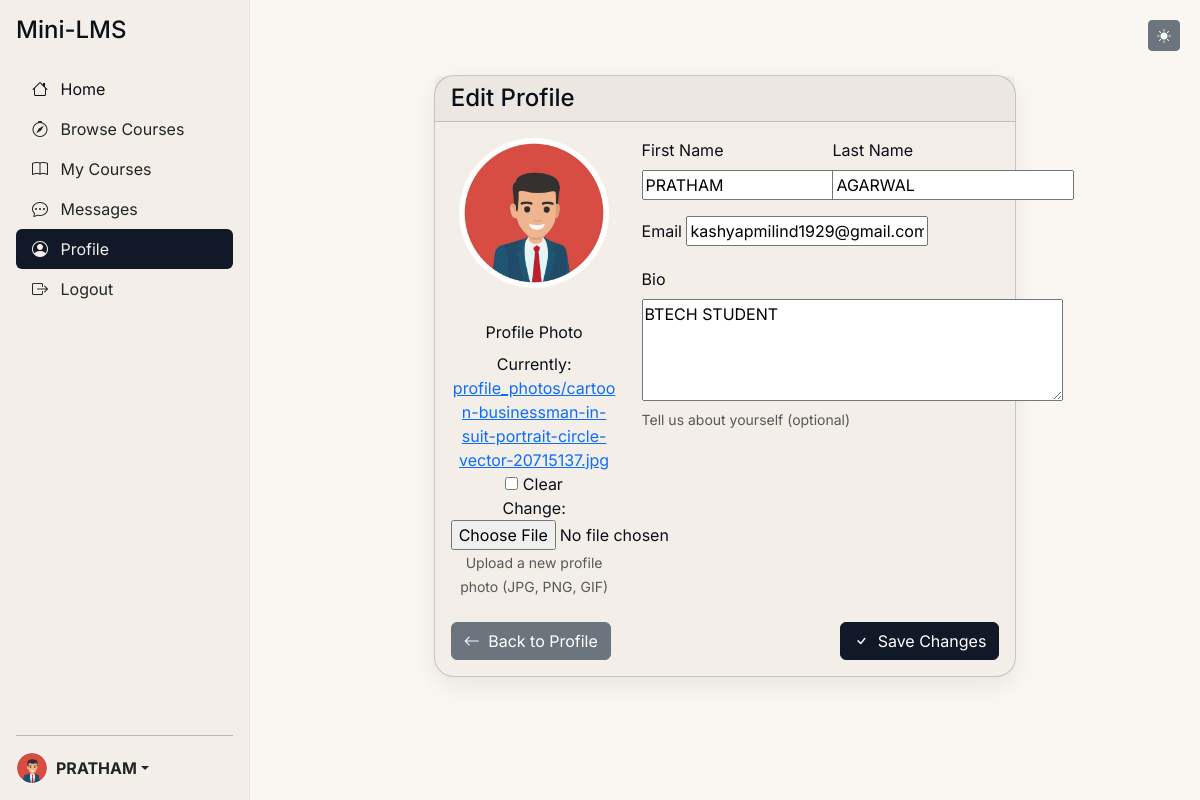
Page /api/auth/profile/edit/ (signed in) on the committed database.
### users/models.py (models this page shows, shortened)
class User(AbstractUser):
    ROLE_CHOICES = (
        ('INSTRUCTOR', 'Instructor'),
        ('STUDENT', 'Student'),
    )
    role = models.CharField(max_length=10, choices=ROLE_CHOICES, default='STUDENT')
    profile_photo = models.ImageField(upload_to='profile_photos/', null=True, blank=True)
    bio = models.TextField(max_length=500, blank=True)
    created_at = models.DateTimeField(auto_now_add=True)

### users/views.py (the view)
# urls.py: path('profile/edit/', views.profile_edit, name='profile_edit'),
@login_required
def profile_edit(request):
    if request.method == 'POST':
        form = UserProfileForm(request.POST, request.FILES, instance=request.user)
        if form.is_valid():
            form.save()
            messages.success(request, 'Profile updated successfully!')
            return redirect('profile_view')
    else:
        form = UserProfileForm(instance=request.user)
    context = {
        'form': form,
    }
    return render(request, 'users/profile_edit.html', context)

### users/forms.py
class UserProfileForm(forms.ModelForm):
    class Meta:
        model = User
        fields = ['first_name', 'last_name', 'email', 'profile_photo', 'bio']
        widgets = {
            'bio': forms.Textarea(attrs={'rows': 4, 'placeholder': 'Tell us about yourself...'}),
        }

### templates/users/profile_edit.html (shortened to what this page needs)
{% extends 'base.html' %}
{% load static %}
{% block content %}
<div class="container">
    <div class="row">
        <div class="col-md-8 mx-auto">
            <div class="card">
                <div class="card-header">
                    <h4 class="mb-0">Edit Profile</h4>
                </div>
                <div class="card-body">
                    <form method="post" enctype="multipart/form-data">
                        <div class="row">
                            <div class="col-md-4 text-center mb-4">
                                <div class="mb-3">
                                    {% if user.profile_photo %}
                                        <img src="{{ user.profile_photo.url }}" alt="Current Profile Photo"
                                             class="img-fluid rounded-circle mb-3" style="width: 150px; height: 150px; object-fit: cover;">
                                    {% else %}
                                        <img src="https://www.gravatar.com/avatar/?d=mp" alt="Default Profile"
                                             class="img-fluid rounded-circle mb-3" style="width: 150px; height: 150px;">
                                    {% endif %}
                                </div>
                                <div class="form-group">
                                    <label for="{{ form.profile_photo.id_for_label }}" class="form-label">Profile Photo</label>
                                    {{ form.profile_photo }}
                                    <small class="form-text text-muted">Upload a new profile photo (JPG, PNG, GIF)</small>
                                </div>
                            </div>
                            <div class="col-md-8">
                                <div class="row">
                                    <div class="col-md-6 mb-3">
                                        <label for="{{ form.first_name.id_for_label }}" class="form-label">First Name</label>
                                        {{ form.first_name }}
                                    </div>
                                    <div class="col-md-6 mb-3">
                                        <label for="{{ form.last_name.id_for_label }}" class="form-label">Last Name</label>
                                        {{ form.last_name }}
                                    </div>
                                </div>
                                <div class="mb-3">
                                    <label for="{{ form.email.id_for_label }}" class="form-label">Email</label>
                                    {{ form.email }}
                                </div>
                                <div class="mb-3">
                                    <label for="{{ form.bio.id_for_label }}" class="form-label">Bio</label>
                                    {{ form.bio }}
                                    <small class="form-text text-muted">Tell us about yourself (optional)</small>
                                </div>
                            </div>
                        </div>
                        <div class="d-flex justify-content-between">
                            <a href="{% url 'profile_view' %}" class="btn btn-secondary">
                                <i class="bi bi-arrow-left me-1"></i> Back to Profile
                            </a>
                            <button type="submit" class="btn btn-primary">
                                <i class="bi bi-check me-1"></i> Save Changes
                            </button>
                        </div>
                    </form>
                </div>
            </div>
        </div>
    </div>
</div>
{% endblock %}

### templates/partials/sidebar.html (shortened to what this page needs)
<nav class="sidebar d-flex flex-column p-3 bg-light vh-100 position-fixed" style="width: 250px;">
    <h4 class="mb-4">Mini-LMS</h4>
    <ul class="nav nav-pills flex-column mb-auto">
        <li class="nav-item">
            {% if request.user.is_authenticated %}
                {% if request.user.role == 'STUDENT' %}
                    <a href="{% url 'student_dashboard' %}" class="nav-link {% if request.resolver_match.url_name == 'student_dashboard' %}active{% endif %}" aria-current="page">
                        <i class="bi bi-house me-2"></i> Home
                    </a>
                {% elif request.user.role == 'INSTRUCTOR' %}
                    <a href="{% url 'instructor_dashboard' %}" class="nav-link {% if request.resolver_match.url_name == 'instructor_dashboard' %}active{% endif %}" aria-current="page">
                        <i class="bi bi-house me-2"></i> Home
                    </a>
                {% else %}
                     <a href="{% url 'course-list-public' %}" class="nav-link {% if request.resolver_match.url_name == 'course-list-public' %}active{% endif %}" aria-current="page">
                        <i class="bi bi-house me-2"></i> Home
                    </a>
                {% endif %}
            {% else %}
                <a href="{% url 'course-list-public' %}" class="nav-link {% if request.resolver_match.url_name == 'course-list-public' %}active{% endif %}" aria-current="page">
                    <i class="bi bi-house me-2"></i> Home
                </a>
            {% endif %}
        </li>
        <li>
            <a href="{% url 'course-list-public' %}" class="nav-link link-dark {% if request.resolver_match.url_name == 'course-list-public' %}active{% endif %}">
                <i class="bi bi-compass me-2"></i> Browse Courses
            </a>
        </li>
        {% if request.user.is_authenticated %}
            {% if request.user.role == 'STUDENT' %}
                <li>
                    <a href="{% url 'student_dashboard' %}" class="nav-link link-dark {% if request.resolver_match.url_name == 'student_dashboard' %}active{% endif %}">
                        <i class="bi bi-book me-2"></i> My Courses
                    </a>
                </li>
            {% elif request.user.role == 'INSTRUCTOR' %}
                <li>
                    <a href="{% url 'instructor_dashboard' %}" class="nav-link link-dark {% if request.resolver_match.url_name == 'instructor_dashboard' %}active{% endif %}">
                        <i class="bi bi-easel2 me-2"></i> Manage Courses
                    </a>
                </li>
            {% endif %}
            <li>
                <a href="{% url 'messages_list' %}" class="nav-link link-dark {% if 'messages' in request.resolver_match.url_name %}active{% endif %}">
                    <i class="bi bi-chat-dots me-2"></i> Messages
                </a>
            </li>
            <li>
                <a href="{% url 'profile_view' %}" class="nav-link link-dark {% if 'profile' in request.resolver_match.url_name %}active{% endif %}">
                    <i class="bi bi-person-circle me-2"></i> Profile
                </a>
            </li>
            <li>
                <a href="{% url 'logout' %}" class="nav-link link-dark">
                    <i class="bi bi-box-arrow-right me-2"></i> Logout
                </a>
            </li>
        {% endif %}
    </ul>
    <hr>
    <div class="dropdown">
        <a href="#" class="d-flex align-items-center link-dark text-decoration-none dropdown-toggle" id="dropdownUser2" data-bs-toggle="dropdown" aria-expanded="false">
            {% if request.user.is_authenticated %}
                {% if request.user.profile_photo %}
                    <img src="{{ request.user.profile_photo.url }}" alt="{{ request.user.username }}" width="32" height="32" class="rounded-circle me-2" style="object-fit: cover;">
                {% else %}
                    <img src="https://www.gravatar.com/avatar/?d=mp" alt="{{ request.user.username }}" width="32" height="32" class="rounded-circle me-2">
                {% endif %}
                <strong>{{ request.user.username }}</strong>
            {% else %}
                <img src="https://www.gravatar.com/avatar/?d=mp" alt="Guest" width="32" height="32" class="rounded-circle me-2">
                <strong>Guest</strong>
            {% endif %}
        </a>
    </div>
</nav>

### static/css/style.css (style rules this page uses)
body { background-color: var(--bg); color: var(--text); font-family: var(--font-sans); }
.sidebar { width: 250px; flex-shrink: 0; background-color: var(--surface) !important; border-right: 1px solid var(--chip); color: var(--text); transition: transform 0.3s ease; }
.sidebar .nav-link { color: var(--text); }
.sidebar .nav-link.active { background-color: var(--primary); color: var(--surface) !important; }
.card { border-radius: var(--radius-lg); box-shadow: var(--shadow-soft); background-color: var(--surface); color: var(--text); }
.btn-primary { background-color: var(--primary); border-color: var(--primary); }

### templates/base.html (style rules this page uses)
:root { --font-sans: "Inter", ui-sans-serif, system-ui, -apple-system, "Segoe UI", Roboto, Arial, "Noto Sans", "Apple Color Emoji", "Segoe UI Emoji"; --radius-lg: 20px; --shadow-soft: 0 8px 24px rgba(0,0,0,.08); --bg: #FAF7F2; --surface: #F3EEE8; --text: #0B0F19; --muted: #6B7280; --primary: #111827; --chip: #E9E4DE; --card-pink: #F6D5D8; --card-yellow: #FBE5B2; --card-mint: #D5F2E6; --card-lilac: #E4E2FF; }

### rows in the picture
User: user.profile_photo (picture), user.username "PRATHAM", profile_photo (picture), first_name "PRATHAM", last_name "AGARWAL", email "kashyapmilind1929@gmail.com", bio "BTECH STUDENT"
